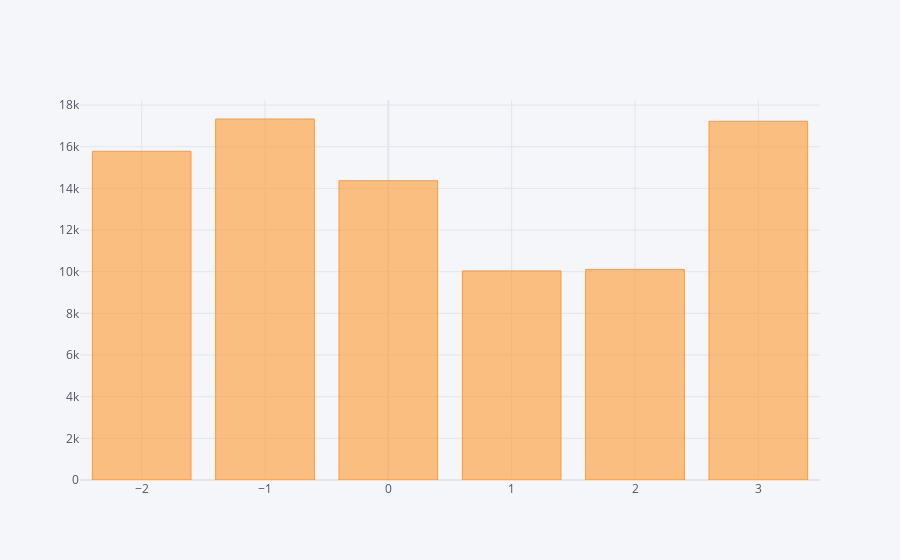

Notebook code for this chart:
### Code cell
data.groupby('symboling')['price'].mean().iplot(kind='bar')

### Figure 1 — Plotly figure (JSON) as saved in the notebook; plotly's stock layout.template omitted (floating-point values rounded to 4 significant figures)
{"data": [{"marker": {"color": "rgba(255, 153, 51, 0.6)", "line": {"color": "rgba(255, 153, 51, 1.0)", "width": 1}}, "name": "price", "orientation": "v", "text": "", "type": "bar", "x": [-2, -1, 0, 1, 2, 3], "y": [15780.0, 17330.0, 14370.0, 10040.0, 10110.0, 17220.0]}], "layout": {"legend": {"bgcolor": "#F5F6F9", "font": {"color": "#4D5663"}}, "paper_bgcolor": "#F5F6F9", "plot_bgcolor": "#F5F6F9", "title": {"font": {"color": "#4D5663"}}, "xaxis": {"gridcolor": "#E1E5ED", "showgrid": true, "tickfont": {"color": "#4D5663"}, "title": {"font": {"color": "#4D5663"}, "text": ""}, "zerolinecolor": "#E1E5ED"}, "yaxis": {"gridcolor": "#E1E5ED", "showgrid": true, "tickfont": {"color": "#4D5663"}, "title": {"font": {"color": "#4D5663"}, "text": ""}, "zerolinecolor": "#E1E5ED"}}}
